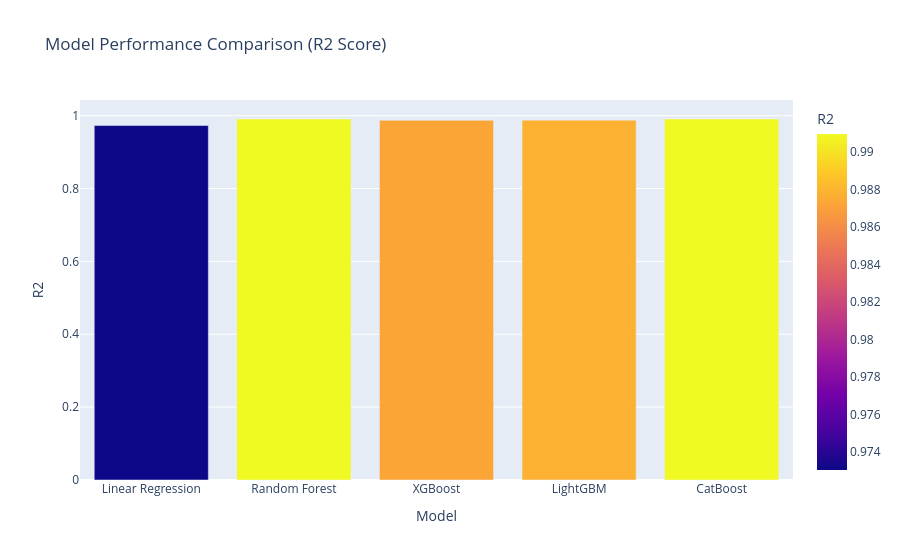
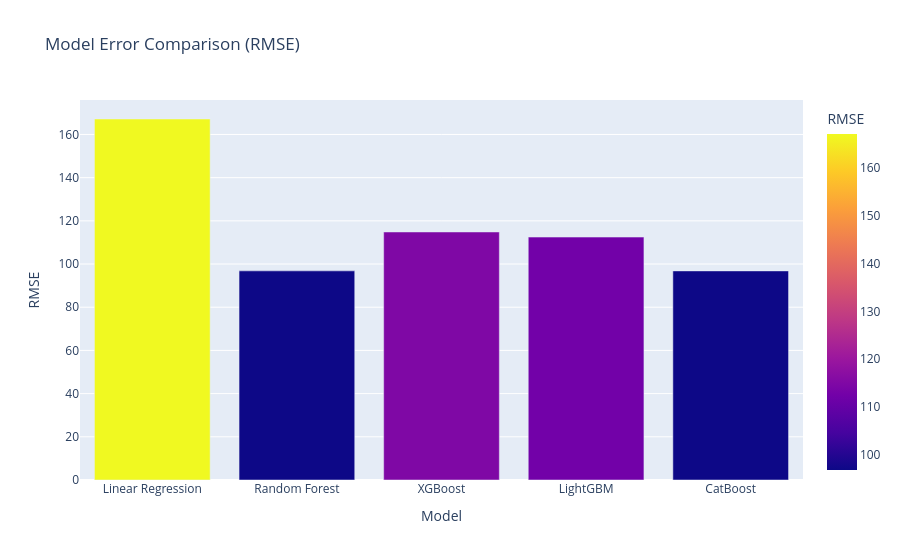

Notebook cell for these charts, in order:
### Code cell
# Visualize Model Comparison
fig = px.bar(results_df, x='Model', y='R2', title='Model Performance Comparison (R2 Score)', color='R2')
fig.show()

fig2 = px.bar(results_df, x='Model', y='RMSE', title='Model Error Comparison (RMSE)', color='RMSE')
fig2.show()

### Figure 1 — Plotly figure (JSON) as saved in the notebook; plotly's stock layout.template omitted (floating-point values rounded to 4 significant figures)
{"data": [{"hovertemplate": "Model=%{x}<br>R2=%{marker.color}<extra></extra>", "legendgroup": "", "marker": {"color": [0.9731, 0.991, 0.9873, 0.9878, 0.991], "coloraxis": "coloraxis", "pattern": {"shape": ""}}, "name": "", "orientation": "v", "showlegend": false, "textposition": "auto", "type": "bar", "x": ["Linear Regression", "Random Forest", "XGBoost", "LightGBM", "CatBoost"], "xaxis": "x", "y": [0.9731, 0.991, 0.9873, 0.9878, 0.991], "yaxis": "y"}], "layout": {"barmode": "relative", "coloraxis": {"colorbar": {"title": {"text": "R2"}}, "colorscale": [[0.0, "#0d0887"], [0.1111, "#46039f"], [0.2222, "#7201a8"], [0.3333, "#9c179e"], [0.4444, "#bd3786"], [0.5556, "#d8576b"], [0.6667, "#ed7953"], [0.7778, "#fb9f3a"], [0.8889, "#fdca26"], [1.0, "#f0f921"]]}, "legend": {"tracegroupgap": 0}, "title": {"text": "Model Performance Comparison (R2 Score)"}, "xaxis": {"anchor": "y", "domain": [0.0, 1.0], "title": {"text": "Model"}}, "yaxis": {"anchor": "x", "domain": [0.0, 1.0], "title": {"text": "R2"}}}}

### Figure 2 — Plotly figure (JSON) as saved in the notebook; plotly's stock layout.template omitted (floating-point values rounded to 4 significant figures)
{"data": [{"hovertemplate": "Model=%{x}<br>RMSE=%{marker.color}<extra></extra>", "legendgroup": "", "marker": {"color": [167.2, 96.84, 114.8, 112.5, 96.81], "coloraxis": "coloraxis", "pattern": {"shape": ""}}, "name": "", "orientation": "v", "showlegend": false, "textposition": "auto", "type": "bar", "x": ["Linear Regression", "Random Forest", "XGBoost", "LightGBM", "CatBoost"], "xaxis": "x", "y": [167.2, 96.84, 114.8, 112.5, 96.81], "yaxis": "y"}], "layout": {"barmode": "relative", "coloraxis": {"colorbar": {"title": {"text": "RMSE"}}, "colorscale": [[0.0, "#0d0887"], [0.1111, "#46039f"], [0.2222, "#7201a8"], [0.3333, "#9c179e"], [0.4444, "#bd3786"], [0.5556, "#d8576b"], [0.6667, "#ed7953"], [0.7778, "#fb9f3a"], [0.8889, "#fdca26"], [1.0, "#f0f921"]]}, "legend": {"tracegroupgap": 0}, "title": {"text": "Model Error Comparison (RMSE)"}, "xaxis": {"anchor": "y", "domain": [0.0, 1.0], "title": {"text": "Model"}}, "yaxis": {"anchor": "x", "domain": [0.0, 1.0], "title": {"text": "RMSE"}}}}
